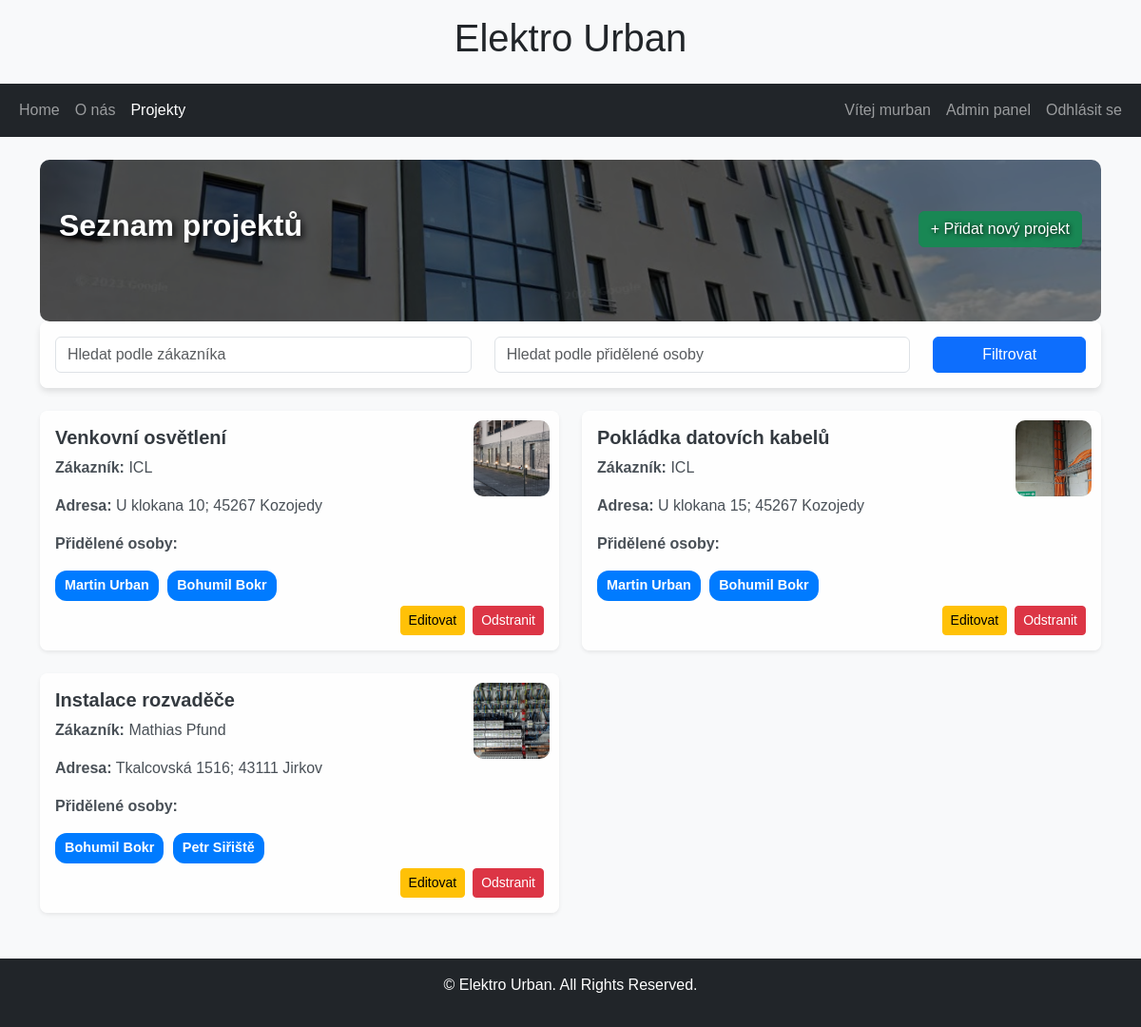
Page /projects/ (signed in) on the committed database.
### elektro_projects/models.py (models this page shows, shortened)
class Project(models.Model):
    name = models.CharField(max_length=255)
    address = models.CharField(max_length=255)
    customer = models.CharField(max_length=255)
    assigned_to = models.ManyToManyField('people.Person', related_name='projects')  # Zde vložte upravený řádek
    image = models.ImageField(upload_to='projects/images/', blank=True, null=True)

### people/models.py (models this page shows, shortened)
class Person(models.Model):
    first_name = models.CharField(max_length=100)
    last_name = models.CharField(max_length=100)

### elektro_projects/views.py (the view)
# urls.py: path('projects/', ProjectListView.as_view(), name='project-list'),
class ProjectListView(ListView):
    model = Project
    template_name = 'projects/project_list.html'  # Šablona pro seznam projektů
    context_object_name = 'projects'
    def get_queryset(self):
        queryset = super().get_queryset()
        customer_query = self.request.GET.get('customer')  # Hodnota z GET parametru
        assigned_to_query = self.request.GET.get('assigned_to')  # Hodnota z GET parametru
        if customer_query:
            queryset = queryset.filter(customer__icontains=customer_query)
        if assigned_to_query:
            queryset = queryset.filter(assigned_to__username__icontains=assigned_to_query)
        return queryset

### elektro_projects/templates/projects/project_list.html (shortened to what this page needs)
{% extends 'base.html' %}
{% load static %}
{% block content %}
<div class="projects-page">
    <div class="d-flex justify-content-between align-items-center mb-4">
        <h2>Seznam projektů</h2>
        {% if user.is_authenticated %}
            <a href="{% url 'project-create' %}" class="btn btn-success">+ Přidat nový projekt</a>
        {% endif %}
    </div>
</div>
<div class="card p-3 mb-4">
    <form method="get" class="row">
        <div class="col-md-5 mb-2 mb-md-0">
            <input
                type="text"
                name="customer"
                class="form-control"
                placeholder="Hledat podle zákazníka"
                value="{{ request.GET.customer }}">
        </div>
        <div class="col-md-5 mb-2 mb-md-0">
            <input
                type="text"
                name="assigned_to"
                class="form-control"
                placeholder="Hledat podle přidělené osoby"
                value="{{ request.GET.assigned_to }}">
        </div>
        <div class="col-md-2">
            <button type="submit" class="btn btn-primary w-100">Filtrovat</button>
        </div>
    </form>
</div>
<div class="row">
    {% if projects %}
        {% for project in projects %}
            <div class="col-md-6 mb-4">
                <div class="card shadow-sm">
                    {% if project.image %}
                        <img src="{{ project.image.url }}" alt="Projekt foto">
                    {% else %}
                        <img src="{% static 'images/default_project_image.jpg' %}" alt="Výchozí obrázek">
                    {% endif %}
                    <div class="card-body">
                        <h5 class="card-title">{{ project.name }}</h5>
                        <p class="card-text"><strong>Zákazník:</strong> {{ project.customer }}</p>
                        <p class="card-text"><strong>Adresa:</strong> {{ project.address }}</p>
                        <p class="card-text"><strong>Přidělené osoby:</strong></p>
                        <div>
                            {% for person in project.assigned_to.all %}
                                <span class="assigned-person">{{ person.first_name }} {{ person.last_name }}</span>
                            {% endfor %}
                        </div>
                        {% if user.is_authenticated %}
                            <div class="d-flex justify-content-end">
                                <a href="{% url 'project-edit' project.id %}" class="btn btn-warning btn-sm me-2">Editovat</a>
                                <a href="{% url 'project-delete' project.id %}" class="btn btn-danger btn-sm" onclick="return confirm('Opravdu chcete tento projekt smazat?')">Odstranit</a>
                            </div>
                        {% endif %}
                    </div>
                </div>
            </div>
        {% endfor %}
    {% else %}
        <p class="text-center">Nebyly nalezeny žádné projekty odpovídající filtru.</p>
    {% endif %}
</div>
{% endblock %}

### elektro_projects/templates/base.html (shortened to what this page needs)
{% load static %}
{% load tz %}
<!DOCTYPE html>
<html lang="en">
<head>
    <link href="https://cdn.jsdelivr.net/npm/bootstrap@5.3.2/dist/css/bootstrap.min.css" rel="stylesheet">
    <link rel="stylesheet" href="{% static 'css/custom.css' %}">
</head>
<body>
    <header>
        <h1 class="text-center py-3">Elektro Urban</h1>
        <nav class="navbar navbar-expand-lg navbar-dark bg-dark">
            <div class="container-fluid">
                <div class="collapse navbar-collapse" id="navbarNav">
                    {% if request.resolver_match.url_name != 'home' %}
                    <ul class="navbar-nav me-auto">
                        <li class="nav-item">
                            <a class="nav-link {% if request.resolver_match.url_name == 'home' %}active{% endif %}" href="{% url 'home' %}">Home</a>
                        </li>
                        <li class="nav-item">
                            <a class="nav-link {% if request.resolver_match.url_name == 'about' %}active{% endif %}" href="{% url 'about' %}">O nás</a>
                        </li>
                        <li class="nav-item">
                            <a class="nav-link {% if request.resolver_match.url_name == 'project-list' %}active{% endif %}" href="{% url 'project-list' %}">Projekty</a>
                        </li>
                    </ul>
                    {% endif %}
                    <ul class="navbar-nav ms-auto">
                        {% if user.is_authenticated %}
                            <li class="nav-item">
                                <a class="nav-link">Vítej {{ user.username }}</a>
                            </li>
                            {% if user.is_superuser %}
                                <li class="nav-item">
                                    <a href="{% url 'admin:index' %}" class="nav-link">Admin panel</a>
                                </li>
                            {% endif %}
                            <li class="nav-item">
                                <form action="{% url 'logout' %}" method="POST" style="display: inline;">
                                    <button type="submit" class="nav-link btn btn-link" style="border: none; background: none;">Odhlásit se</button>
                                </form>
                            </li>
                        {% endif %}
                    </ul>
                </div>
            </div>
        </nav>
    </header>
    <main class="container my-4">
        {% block content %}
        {% endblock %}
    </main>
    <footer class="bg-dark text-white text-center py-3">
        <p>&copy; {{ now|date:"Y" }} Elektro Urban. All Rights Reserved.</p>
    </footer>
</body>
</html>

### elektro_projects/static/css/custom.css (style rules this page uses)
body { font-family: 'Arial', sans-serif; background-color: #f8f9fa; }
.card { border: none; box-shadow: 0 4px 6px rgba(0, 0, 0, 0.1); }
body { background-size: cover; background-attachment: fixed; background-repeat: no-repeat; }
.projects-page { background-image: url('../images/electricity_background_projects.jpg'); color: #ffffff; text-shadow: 1px 1px 5px #000; padding: 50px 0; }

### rows in the picture
Project: image (picture), name "Venkovní osvětlení", customer "ICL", address "U klokana 10; 45267 Kozojedy"
Person: first_name "Martin", last_name "Urban"
Person: first_name "Bohumil", last_name "Bokr"
Project: image (picture), name "Pokládka datovích kabelů", customer "ICL", address "U klokana 15; 45267 Kozojedy"
Project: image (picture), name "Instalace rozvaděče", customer "Mathias Pfund", address "Tkalcovská 1516; 43111 Jirkov"
Person: first_name "Petr", last_name "Siřiště"

### other values in the picture
{{ user.username }} "murban"
